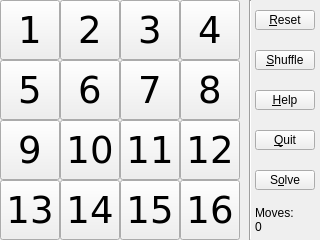
<?xml version="1.0" encoding="UTF-8"?>
<ui version="4.0">
 <class>Tile</class>
 <widget class="QMainWindow" name="Tile">
  <property name="geometry">
   <rect>
    <x>0</x>
    <y>0</y>
    <width>320</width>
    <height>240</height>
   </rect>
  </property>
  <property name="windowTitle">
   <string>Tile</string>
  </property>
  <property name="toolTip">
   <string notr="true"/>
  </property>
  <widget class="QWidget" name="centralWidget">
   <widget class="QPushButton" name="pushButton">
    <property name="geometry">
     <rect>
      <x>0</x>
      <y>0</y>
      <width>60</width>
      <height>60</height>
     </rect>
    </property>
    <property name="maximumSize">
     <size>
      <width>16777215</width>
      <height>16777213</height>
     </size>
    </property>
    <property name="font">
     <font>
      <family>DejaVu Sans</family>
      <pointsize>28</pointsize>
     </font>
    </property>
    <property name="text">
     <string>1</string>
    </property>
    <property name="flat">
     <bool>false</bool>
    </property>
   </widget>
   <widget class="QPushButton" name="pushButton_2">
    <property name="geometry">
     <rect>
      <x>60</x>
      <y>0</y>
      <width>60</width>
      <height>60</height>
     </rect>
    </property>
    <property name="font">
     <font>
      <family>DejaVu Sans</family>
      <pointsize>28</pointsize>
     </font>
    </property>
    <property name="text">
     <string>2</string>
    </property>
   </widget>
   <widget class="QPushButton" name="pushButton_3">
    <property name="geometry">
     <rect>
      <x>120</x>
      <y>0</y>
      <width>60</width>
      <height>60</height>
     </rect>
    </property>
    <property name="font">
     <font>
      <family>DejaVu Sans</family>
      <pointsize>28</pointsize>
     </font>
    </property>
    <property name="text">
     <string>3</string>
    </property>
   </widget>
   <widget class="QPushButton" name="pushButton_4">
    <property name="geometry">
     <rect>
      <x>180</x>
      <y>0</y>
      <width>60</width>
      <height>60</height>
     </rect>
    </property>
    <property name="font">
     <font>
      <family>DejaVu Sans</family>
      <pointsize>28</pointsize>
     </font>
    </property>
    <property name="text">
     <string>4</string>
    </property>
   </widget>
   <widget class="QPushButton" name="pushButton_5">
    <property name="geometry">
     <rect>
      <x>0</x>
      <y>60</y>
      <width>60</width>
      <height>60</height>
     </rect>
    </property>
    <property name="font">
     <font>
      <family>DejaVu Sans</family>
      <pointsize>28</pointsize>
     </font>
    </property>
    <property name="text">
     <string>5</string>
    </property>
   </widget>
   <widget class="QPushButton" name="pushButton_6">
    <property name="geometry">
     <rect>
      <x>60</x>
      <y>60</y>
      <width>60</width>
      <height>60</height>
     </rect>
    </property>
    <property name="font">
     <font>
      <family>DejaVu Sans</family>
      <pointsize>28</pointsize>
     </font>
    </property>
    <property name="text">
     <string>6</string>
    </property>
   </widget>
   <widget class="QPushButton" name="pushButton_7">
    <property name="geometry">
     <rect>
      <x>120</x>
      <y>60</y>
      <width>60</width>
      <height>60</height>
     </rect>
    </property>
    <property name="font">
     <font>
      <family>DejaVu Sans</family>
      <pointsize>28</pointsize>
     </font>
    </property>
    <property name="text">
     <string>7</string>
    </property>
   </widget>
   <widget class="QPushButton" name="pushButton_8">
    <property name="geometry">
     <rect>
      <x>180</x>
      <y>60</y>
      <width>60</width>
      <height>60</height>
     </rect>
    </property>
    <property name="font">
     <font>
      <family>DejaVu Sans</family>
      <pointsize>28</pointsize>
     </font>
    </property>
    <property name="text">
     <string>8</string>
    </property>
   </widget>
   <widget class="QPushButton" name="pushButton_9">
    <property name="geometry">
     <rect>
      <x>0</x>
      <y>120</y>
      <width>60</width>
      <height>60</height>
     </rect>
    </property>
    <property name="font">
     <font>
      <family>DejaVu Sans</family>
      <pointsize>28</pointsize>
     </font>
    </property>
    <property name="text">
     <string>9</string>
    </property>
   </widget>
   <widget class="QPushButton" name="pushButton_10">
    <property name="geometry">
     <rect>
      <x>60</x>
      <y>120</y>
      <width>60</width>
      <height>60</height>
     </rect>
    </property>
    <property name="font">
     <font>
      <family>DejaVu Sans</family>
      <pointsize>28</pointsize>
     </font>
    </property>
    <property name="text">
     <string>10</string>
    </property>
   </widget>
   <widget class="QPushButton" name="pushButton_11">
    <property name="geometry">
     <rect>
      <x>120</x>
      <y>120</y>
      <width>60</width>
      <height>60</height>
     </rect>
    </property>
    <property name="font">
     <font>
      <family>DejaVu Sans</family>
      <pointsize>28</pointsize>
     </font>
    </property>
    <property name="text">
     <string>11</string>
    </property>
   </widget>
   <widget class="QPushButton" name="pushButton_12">
    <property name="geometry">
     <rect>
      <x>180</x>
      <y>120</y>
      <width>60</width>
      <height>60</height>
     </rect>
    </property>
    <property name="font">
     <font>
      <family>DejaVu Sans</family>
      <pointsize>28</pointsize>
     </font>
    </property>
    <property name="text">
     <string>12</string>
    </property>
   </widget>
   <widget class="QPushButton" name="pushButton_13">
    <property name="geometry">
     <rect>
      <x>0</x>
      <y>180</y>
      <width>60</width>
      <height>60</height>
     </rect>
    </property>
    <property name="font">
     <font>
      <family>DejaVu Sans</family>
      <pointsize>28</pointsize>
     </font>
    </property>
    <property name="text">
     <string>13</string>
    </property>
   </widget>
   <widget class="QPushButton" name="pushButton_14">
    <property name="geometry">
     <rect>
      <x>60</x>
      <y>180</y>
      <width>60</width>
      <height>60</height>
     </rect>
    </property>
    <property name="font">
     <font>
      <family>DejaVu Sans</family>
      <pointsize>28</pointsize>
     </font>
    </property>
    <property name="text">
     <string>14</string>
    </property>
   </widget>
   <widget class="QPushButton" name="pushButton_15">
    <property name="geometry">
     <rect>
      <x>120</x>
      <y>180</y>
      <width>60</width>
      <height>60</height>
     </rect>
    </property>
    <property name="font">
     <font>
      <family>DejaVu Sans</family>
      <pointsize>28</pointsize>
     </font>
    </property>
    <property name="text">
     <string>15</string>
    </property>
   </widget>
   <widget class="QPushButton" name="pushButton_16">
    <property name="geometry">
     <rect>
      <x>180</x>
      <y>180</y>
      <width>60</width>
      <height>60</height>
     </rect>
    </property>
    <property name="font">
     <font>
      <family>DejaVu Sans</family>
      <pointsize>28</pointsize>
     </font>
    </property>
    <property name="text">
     <string>16</string>
    </property>
   </widget>
   <widget class="QPushButton" name="pushButton_Reset">
    <property name="geometry">
     <rect>
      <x>255</x>
      <y>10</y>
      <width>60</width>
      <height>20</height>
     </rect>
    </property>
    <property name="focusPolicy">
     <enum>Qt::NoFocus</enum>
    </property>
    <property name="text">
     <string>&amp;Reset</string>
    </property>
   </widget>
   <widget class="QPushButton" name="pushButton_Shuffle">
    <property name="geometry">
     <rect>
      <x>255</x>
      <y>50</y>
      <width>60</width>
      <height>20</height>
     </rect>
    </property>
    <property name="focusPolicy">
     <enum>Qt::NoFocus</enum>
    </property>
    <property name="text">
     <string>&amp;Shuffle</string>
    </property>
   </widget>
   <widget class="QPushButton" name="pushButton_Quit">
    <property name="geometry">
     <rect>
      <x>255</x>
      <y>130</y>
      <width>60</width>
      <height>20</height>
     </rect>
    </property>
    <property name="focusPolicy">
     <enum>Qt::NoFocus</enum>
    </property>
    <property name="text">
     <string>&amp;Quit</string>
    </property>
   </widget>
   <widget class="QPushButton" name="pushButton_Help">
    <property name="geometry">
     <rect>
      <x>255</x>
      <y>90</y>
      <width>60</width>
      <height>20</height>
     </rect>
    </property>
    <property name="focusPolicy">
     <enum>Qt::NoFocus</enum>
    </property>
    <property name="text">
     <string>&amp;Help</string>
    </property>
   </widget>
   <widget class="Line" name="line">
    <property name="geometry">
     <rect>
      <x>240</x>
      <y>0</y>
      <width>20</width>
      <height>240</height>
     </rect>
    </property>
    <property name="orientation">
     <enum>Qt::Vertical</enum>
    </property>
   </widget>
   <widget class="QLabel" name="moves">
    <property name="geometry">
     <rect>
      <x>255</x>
      <y>200</y>
      <width>60</width>
      <height>40</height>
     </rect>
    </property>
    <property name="text">
     <string>Moves:
0</string>
    </property>
   </widget>
   <widget class="QPushButton" name="pushButton_Solve">
    <property name="geometry">
     <rect>
      <x>255</x>
      <y>170</y>
      <width>60</width>
      <height>20</height>
     </rect>
    </property>
    <property name="focusPolicy">
     <enum>Qt::NoFocus</enum>
    </property>
    <property name="text">
     <string>S&amp;olve</string>
    </property>
   </widget>
  </widget>
 </widget>
 <layoutdefault spacing="6" margin="11"/>
 <tabstops>
  <tabstop>pushButton</tabstop>
  <tabstop>pushButton_2</tabstop>
  <tabstop>pushButton_3</tabstop>
  <tabstop>pushButton_4</tabstop>
  <tabstop>pushButton_Reset</tabstop>
  <tabstop>pushButton_5</tabstop>
  <tabstop>pushButton_6</tabstop>
  <tabstop>pushButton_7</tabstop>
  <tabstop>pushButton_8</tabstop>
  <tabstop>pushButton_Shuffle</tabstop>
  <tabstop>pushButton_9</tabstop>
  <tabstop>pushButton_10</tabstop>
  <tabstop>pushButton_11</tabstop>
  <tabstop>pushButton_12</tabstop>
  <tabstop>pushButton_Help</tabstop>
  <tabstop>pushButton_13</tabstop>
  <tabstop>pushButton_14</tabstop>
  <tabstop>pushButton_15</tabstop>
  <tabstop>pushButton_16</tabstop>
  <tabstop>pushButton_Quit</tabstop>
 </tabstops>
 <resources/>
 <connections>
  <connection>
   <sender>pushButton</sender>
   <signal>clicked()</signal>
   <receiver>Tile</receiver>
   <slot>checkNeighbours()</slot>
   <hints>
    <hint type="sourcelabel">
     <x>40</x>
     <y>23</y>
    </hint>
    <hint type="destinationlabel">
     <x>373</x>
     <y>34</y>
    </hint>
   </hints>
  </connection>
  <connection>
   <sender>pushButton_2</sender>
   <signal>clicked()</signal>
   <receiver>Tile</receiver>
   <slot>checkNeighbours()</slot>
   <hints>
    <hint type="sourcelabel">
     <x>109</x>
     <y>20</y>
    </hint>
    <hint type="destinationlabel">
     <x>343</x>
     <y>47</y>
    </hint>
   </hints>
  </connection>
  <connection>
   <sender>pushButton_3</sender>
   <signal>clicked()</signal>
   <receiver>Tile</receiver>
   <slot>checkNeighbours()</slot>
   <hints>
    <hint type="sourcelabel">
     <x>156</x>
     <y>15</y>
    </hint>
    <hint type="destinationlabel">
     <x>371</x>
     <y>19</y>
    </hint>
   </hints>
  </connection>
  <connection>
   <sender>pushButton_4</sender>
   <signal>clicked()</signal>
   <receiver>Tile</receiver>
   <slot>checkNeighbours()</slot>
   <hints>
    <hint type="sourcelabel">
     <x>236</x>
     <y>21</y>
    </hint>
    <hint type="destinationlabel">
     <x>357</x>
     <y>29</y>
    </hint>
   </hints>
  </connection>
  <connection>
   <sender>pushButton_5</sender>
   <signal>clicked()</signal>
   <receiver>Tile</receiver>
   <slot>checkNeighbours()</slot>
   <hints>
    <hint type="sourcelabel">
     <x>46</x>
     <y>100</y>
    </hint>
    <hint type="destinationlabel">
     <x>340</x>
     <y>91</y>
    </hint>
   </hints>
  </connection>
  <connection>
   <sender>pushButton_6</sender>
   <signal>clicked()</signal>
   <receiver>Tile</receiver>
   <slot>checkNeighbours()</slot>
   <hints>
    <hint type="sourcelabel">
     <x>116</x>
     <y>75</y>
    </hint>
    <hint type="destinationlabel">
     <x>369</x>
     <y>136</y>
    </hint>
   </hints>
  </connection>
  <connection>
   <sender>pushButton_7</sender>
   <signal>clicked()</signal>
   <receiver>Tile</receiver>
   <slot>checkNeighbours()</slot>
   <hints>
    <hint type="sourcelabel">
     <x>165</x>
     <y>71</y>
    </hint>
    <hint type="destinationlabel">
     <x>356</x>
     <y>81</y>
    </hint>
   </hints>
  </connection>
  <connection>
   <sender>pushButton_8</sender>
   <signal>clicked()</signal>
   <receiver>Tile</receiver>
   <slot>checkNeighbours()</slot>
   <hints>
    <hint type="sourcelabel">
     <x>239</x>
     <y>110</y>
    </hint>
    <hint type="destinationlabel">
     <x>396</x>
     <y>107</y>
    </hint>
   </hints>
  </connection>
  <connection>
   <sender>pushButton_9</sender>
   <signal>clicked()</signal>
   <receiver>Tile</receiver>
   <slot>checkNeighbours()</slot>
   <hints>
    <hint type="sourcelabel">
     <x>38</x>
     <y>158</y>
    </hint>
    <hint type="destinationlabel">
     <x>355</x>
     <y>149</y>
    </hint>
   </hints>
  </connection>
  <connection>
   <sender>pushButton_10</sender>
   <signal>clicked()</signal>
   <receiver>Tile</receiver>
   <slot>checkNeighbours()</slot>
   <hints>
    <hint type="sourcelabel">
     <x>103</x>
     <y>139</y>
    </hint>
    <hint type="destinationlabel">
     <x>395</x>
     <y>160</y>
    </hint>
   </hints>
  </connection>
  <connection>
   <sender>pushButton_11</sender>
   <signal>clicked()</signal>
   <receiver>Tile</receiver>
   <slot>checkNeighbours()</slot>
   <hints>
    <hint type="sourcelabel">
     <x>179</x>
     <y>168</y>
    </hint>
    <hint type="destinationlabel">
     <x>376</x>
     <y>180</y>
    </hint>
   </hints>
  </connection>
  <connection>
   <sender>pushButton_12</sender>
   <signal>clicked()</signal>
   <receiver>Tile</receiver>
   <slot>checkNeighbours()</slot>
   <hints>
    <hint type="sourcelabel">
     <x>239</x>
     <y>174</y>
    </hint>
    <hint type="destinationlabel">
     <x>414</x>
     <y>201</y>
    </hint>
   </hints>
  </connection>
  <connection>
   <sender>pushButton_13</sender>
   <signal>clicked()</signal>
   <receiver>Tile</receiver>
   <slot>checkNeighbours()</slot>
   <hints>
    <hint type="sourcelabel">
     <x>48</x>
     <y>211</y>
    </hint>
    <hint type="destinationlabel">
     <x>344</x>
     <y>218</y>
    </hint>
   </hints>
  </connection>
  <connection>
   <sender>pushButton_14</sender>
   <signal>clicked()</signal>
   <receiver>Tile</receiver>
   <slot>checkNeighbours()</slot>
   <hints>
    <hint type="sourcelabel">
     <x>102</x>
     <y>200</y>
    </hint>
    <hint type="destinationlabel">
     <x>335</x>
     <y>211</y>
    </hint>
   </hints>
  </connection>
  <connection>
   <sender>pushButton_15</sender>
   <signal>clicked()</signal>
   <receiver>Tile</receiver>
   <slot>checkNeighbours()</slot>
   <hints>
    <hint type="sourcelabel">
     <x>161</x>
     <y>194</y>
    </hint>
    <hint type="destinationlabel">
     <x>360</x>
     <y>188</y>
    </hint>
   </hints>
  </connection>
  <connection>
   <sender>pushButton_16</sender>
   <signal>clicked()</signal>
   <receiver>Tile</receiver>
   <slot>checkNeighbours()</slot>
   <hints>
    <hint type="sourcelabel">
     <x>225</x>
     <y>229</y>
    </hint>
    <hint type="destinationlabel">
     <x>387</x>
     <y>234</y>
    </hint>
   </hints>
  </connection>
  <connection>
   <sender>pushButton_Reset</sender>
   <signal>clicked()</signal>
   <receiver>Tile</receiver>
   <slot>Reset()</slot>
   <hints>
    <hint type="sourcelabel">
     <x>284</x>
     <y>31</y>
    </hint>
    <hint type="destinationlabel">
     <x>288</x>
     <y>59</y>
    </hint>
   </hints>
  </connection>
  <connection>
   <sender>pushButton_Quit</sender>
   <signal>clicked()</signal>
   <receiver>Tile</receiver>
   <slot>Quit()</slot>
   <hints>
    <hint type="sourcelabel">
     <x>273</x>
     <y>211</y>
    </hint>
    <hint type="destinationlabel">
     <x>287</x>
     <y>120</y>
    </hint>
   </hints>
  </connection>
  <connection>
   <sender>pushButton_Shuffle</sender>
   <signal>clicked()</signal>
   <receiver>Tile</receiver>
   <slot>Shuffle()</slot>
   <hints>
    <hint type="sourcelabel">
     <x>278</x>
     <y>90</y>
    </hint>
    <hint type="destinationlabel">
     <x>267</x>
     <y>121</y>
    </hint>
   </hints>
  </connection>
  <connection>
   <sender>pushButton_Help</sender>
   <signal>clicked()</signal>
   <receiver>Tile</receiver>
   <slot>Help()</slot>
   <hints>
    <hint type="sourcelabel">
     <x>290</x>
     <y>148</y>
    </hint>
    <hint type="destinationlabel">
     <x>292</x>
     <y>178</y>
    </hint>
   </hints>
  </connection>
  <connection>
   <sender>pushButton_Solve</sender>
   <signal>clicked()</signal>
   <receiver>Tile</receiver>
   <slot>Solve()</slot>
   <hints>
    <hint type="sourcelabel">
     <x>269</x>
     <y>179</y>
    </hint>
    <hint type="destinationlabel">
     <x>280</x>
     <y>163</y>
    </hint>
   </hints>
  </connection>
 </connections>
 <slots>
  <slot>checkNeighbours()</slot>
  <slot>Reset()</slot>
  <slot>Quit()</slot>
  <slot>Shuffle()</slot>
  <slot>Help()</slot>
  <slot>Solve()</slot>
 </slots>
</ui>
